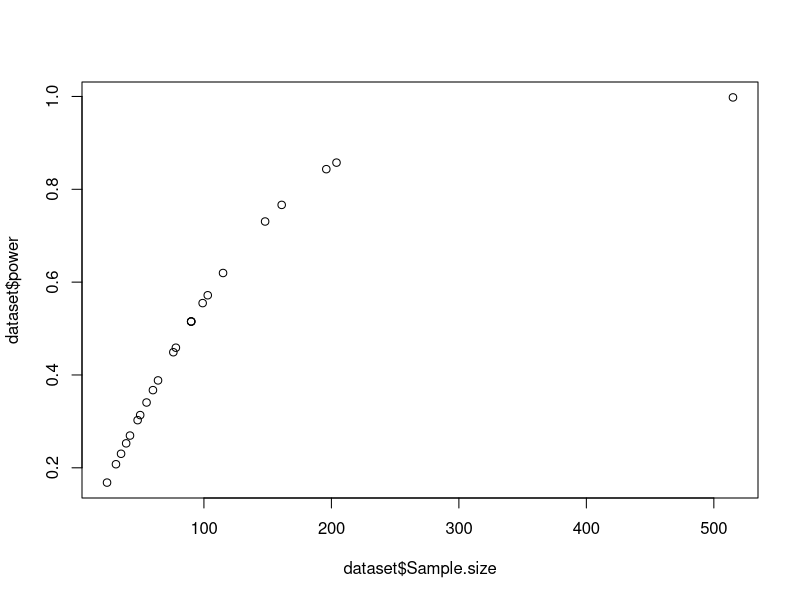
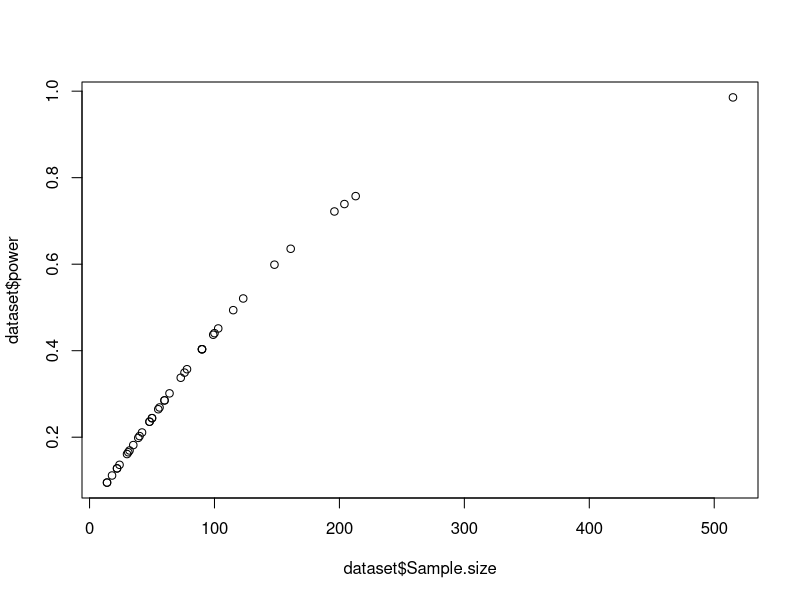
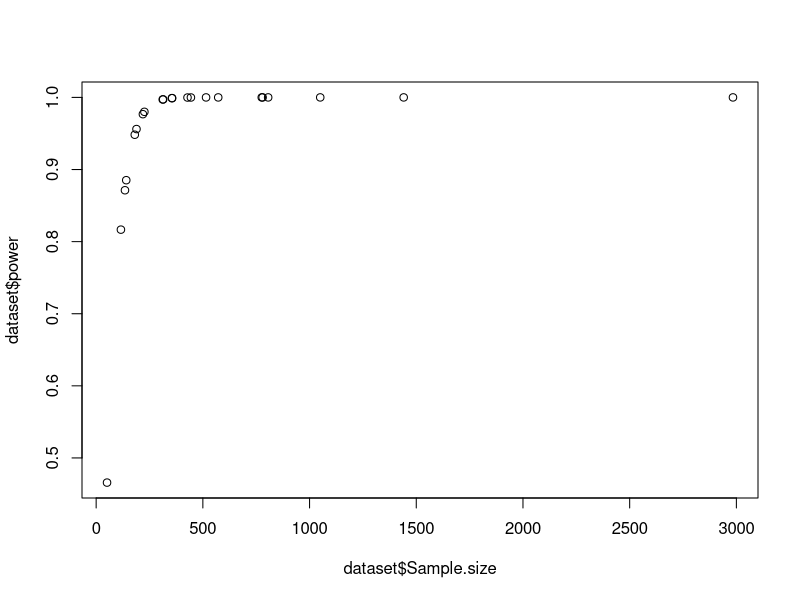
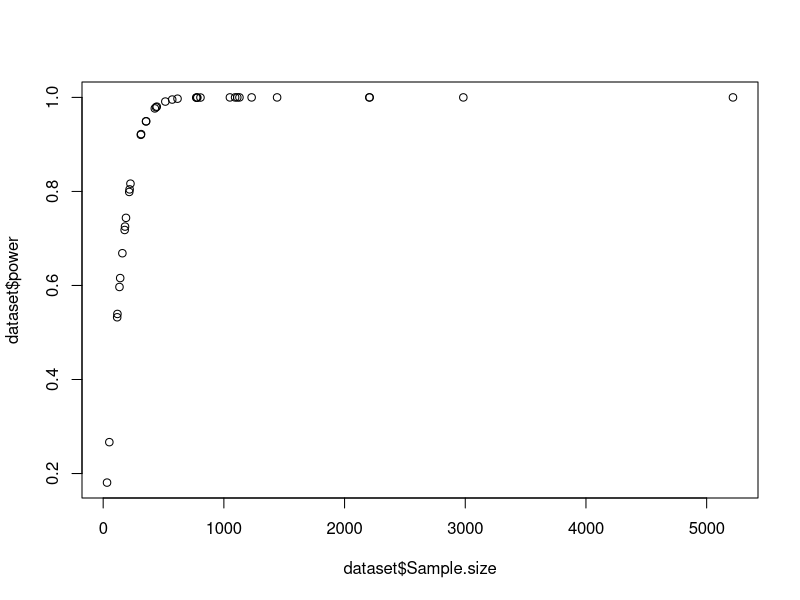
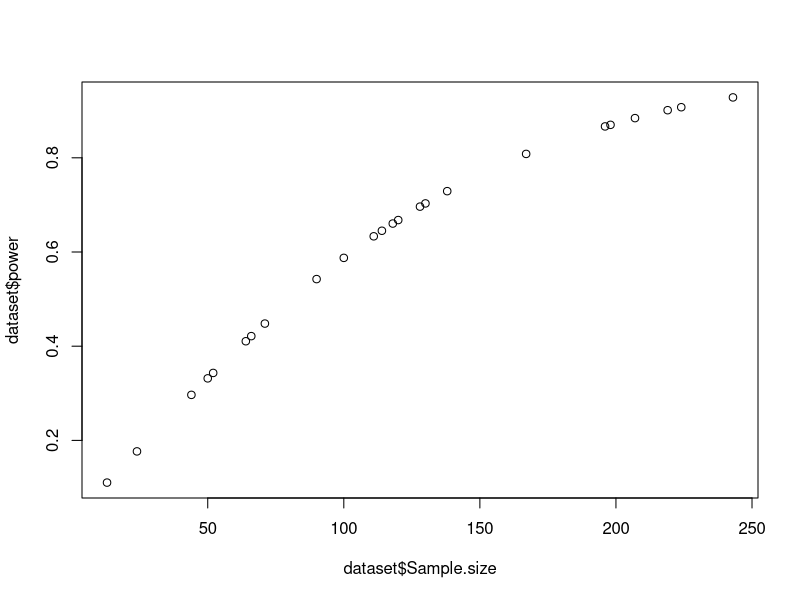
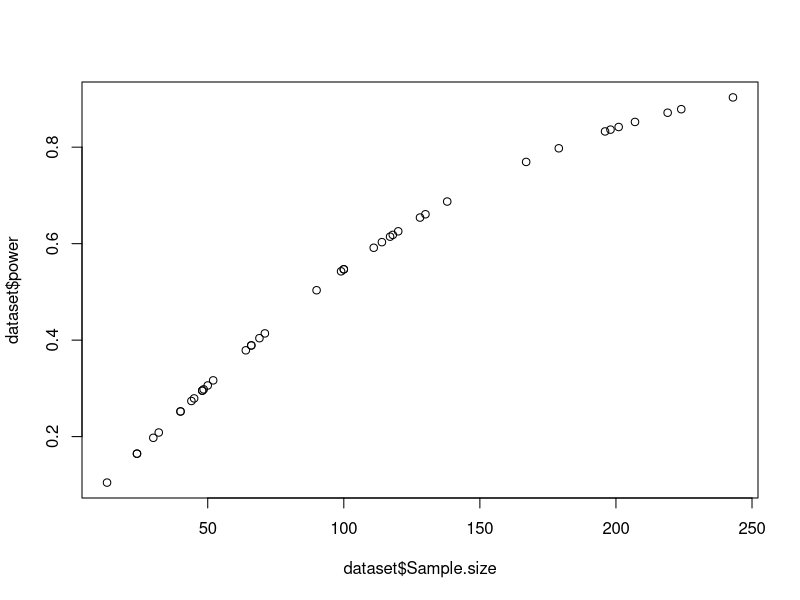
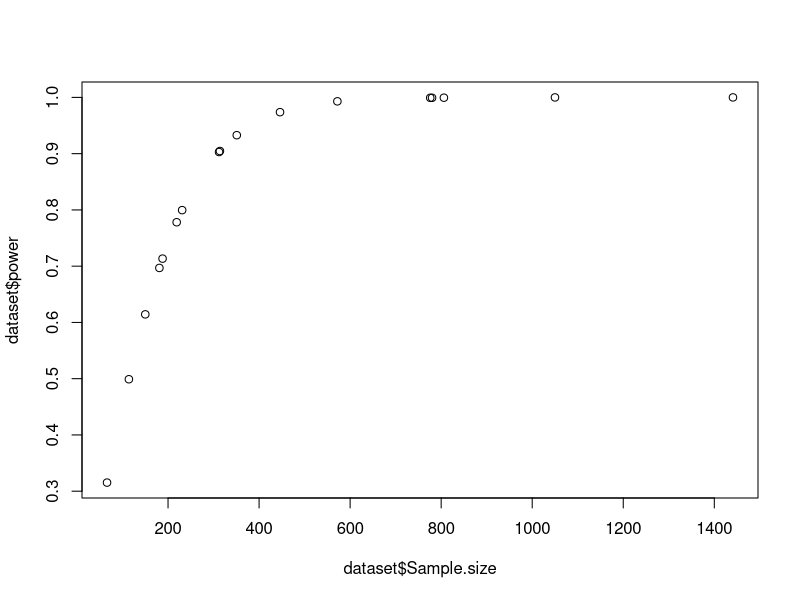
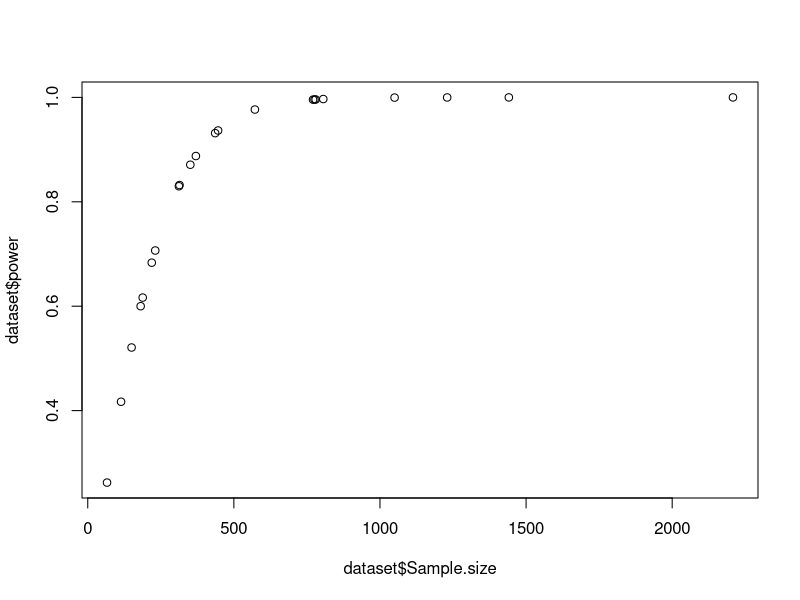

Generate these figures, in order, with R:
# Test of excess significance
library(pwr)
library(dplyr)

dat = read.delim("cleaned_data.txt", stringsAsFactors=F)
dat$sig = ifelse(dat$p.twotail < .05, "significant", "not-significant")

# From Ioannidis & Trikalinos, p. 246
# Expected # of sig results is sum of studies' powers
# (We use meta-analytic estimate r = .21 as hypothesized ES)
TES = function(dataset, r) {
  # generate power estimates
  for (i in 1:nrow(dataset)) {
    dataset$power[i] = pwr.r.test(n=dataset$Sample.size[i],
                                  r=r,
                                  alternative = "two.sided")$power
  }
  plot(dataset$Sample.size, dataset$power)  
  # Conduct TES
  n = nrow(dataset) # n is number of studies
  E = sum(dataset$power) # E is expected # of sig results, sum of power
  O = sum(dataset$sig == "significant") # O is observed # of sig results
  # Statistic is 
  A = (O-E)^2/E + (O-E)^2/(n-E)
  # Test A for statistical significance
  pchisq(A, 1, lower.tail = F) %>% 
    round(3) %>% 
    return()
}

# TODO: Add sensitive TES function??

# Make output data frame
# out = expand.grid("Best" = c("Best", "Full"),
#                   "Outcome" = c("AggAff", "AggBeh", "AggCog", "PhysArous"),
#                   "Setting" = c("Exp", "NonExp"))
# # Sort and clean it
# out = out %>% 
#   filter(!(Outcome == "PhysArous" & Setting == "NonExp")) %>% 
#   select(Setting, Outcome, Best)
# out$TES.p = NULL

# Prepare holster
out = data.frame(NULL)

# TODO: Make triple loop to run all analyses, sensitivity analyses.
for (i in unique(dat$Setting)) {
  for (j in unique(dat$Outcome)) {
    for (k in 1:2) {
      best = list("y", c("n", "y"))
      set = dat %>% 
        filter(Outcome == i, Setting == j, Best. %in% best[[k]])
      if (nrow(set) < 10) next
      
      # Conduct TES
      out_1run = data.frame("Setting" = i,
                            "Outcome" = j,
                            "Best" = c("Best", "All")[k],
                            "TES.pval" = TES(set))
      # Append to previous
      out = rbind(out, out_1run)
      
      # TODO: Conduct sensitivity analyses
      sensitive_TES(set)
      
      }
  }
}


# Aggressive behavior ----
# Experiments, best-practices 
dat %>% 
  filter(Setting == "Exp", Outcome == "AggBeh", Best. == "y") %>% 
  TES(r = .210)
# significant, p = .016

# Experiments, all
dat %>% 
  filter(Setting == "Exp", Outcome == "AggBeh") %>% 
  TES(r = .181)
# significant, p = .058

# Cross-section, best-practices
dat %>% 
  filter(Setting == "Nonexp", Outcome == "AggBeh", Best. == "y") %>% 
  TES(r = .262)
# not significant, p = .916

# Cross-section, all
dat %>% 
  filter(Setting == "Nonexp", Outcome == "AggBeh") %>% 
  TES(r = .189)
# not significant, p = .274

# Aggressive Cognition ----
# Experiments, best-practices
dat %>% 
  filter(Setting == "Exp", Outcome == "AggCog", Best. == "y") %>% 
  TES(r = .217)
# not significant, p = .550

# Experiments, all
dat %>% 
  filter(Setting == "Exp", Outcome == "AggCog") %>% 
  TES(r = .207)
# not significant, p = .791

# Cross-section, best-practices
dat %>% 
  filter(Setting == "Nonexp", Outcome == "AggCog", Best. == "y") %>% 
  TES(r = .183)
# not significant, p = .568

# Cross-section, all
dat %>% 
  filter(Setting == "Nonexp", Outcome == "AggCog") %>% 
  TES(r = .164)
# not significant, p = .278

# Aggressive affect ----
# Experiments, best
dat %>% 
  filter(Setting == "Exp", Outcome == "AggAff", Best. == "y") %>% 
  TES(r = .294)
# significant, p = .096

# Experiments, all
dat %>% 
  filter(Setting == "Exp", Outcome == "AggAff") %>% 
  TES(r = .181)
# significant, p = .048

# Cross-section, best-practices
dat %>% 
  filter(Setting == "Nonexp", Outcome == "AggAff", Best. == "y") %>% 
  TES(r = .101)
# not significant, p = .915

# Cross-section, all
dat %>% 
  filter(Setting == "Nonexp", Outcome == "AggAff") %>% 
  TES(r = .145)
# not significant, p = .253
